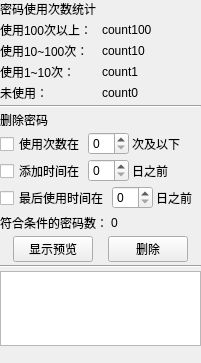
<?xml version="1.0" encoding="UTF-8"?>
<ui version="4.0">
 <class>Form</class>
 <widget class="QWidget" name="Form">
  <property name="geometry">
   <rect>
    <x>0</x>
    <y>0</y>
    <width>201</width>
    <height>363</height>
   </rect>
  </property>
  <property name="windowTitle">
   <string>Form</string>
  </property>
  <layout class="QVBoxLayout" name="verticalLayout_3" stretch="0,0,0,0,0,0">
   <property name="spacing">
    <number>3</number>
   </property>
   <property name="leftMargin">
    <number>0</number>
   </property>
   <property name="topMargin">
    <number>0</number>
   </property>
   <property name="rightMargin">
    <number>0</number>
   </property>
   <property name="bottomMargin">
    <number>0</number>
   </property>
   <item>
    <layout class="QVBoxLayout" name="verticalLayout">
     <item>
      <widget class="QLabel" name="label">
       <property name="text">
        <string>密码使用次数统计</string>
       </property>
      </widget>
     </item>
     <item>
      <layout class="QGridLayout" name="gridLayout">
       <item row="0" column="0">
        <widget class="QLabel" name="label_2">
         <property name="text">
          <string>使用100次以上：</string>
         </property>
        </widget>
       </item>
       <item row="0" column="1">
        <widget class="QLabel" name="label_pw_count_100">
         <property name="text">
          <string>count100</string>
         </property>
        </widget>
       </item>
       <item row="1" column="0">
        <widget class="QLabel" name="label_3">
         <property name="text">
          <string>使用10~100次：</string>
         </property>
        </widget>
       </item>
       <item row="1" column="1">
        <widget class="QLabel" name="label_pw_count_10">
         <property name="text">
          <string>count10</string>
         </property>
        </widget>
       </item>
       <item row="2" column="0">
        <widget class="QLabel" name="label_4">
         <property name="text">
          <string>使用1~10次：</string>
         </property>
        </widget>
       </item>
       <item row="2" column="1">
        <widget class="QLabel" name="label_pw_count_1">
         <property name="text">
          <string>count1</string>
         </property>
        </widget>
       </item>
       <item row="3" column="0">
        <widget class="QLabel" name="label_5">
         <property name="text">
          <string>未使用：</string>
         </property>
        </widget>
       </item>
       <item row="3" column="1">
        <widget class="QLabel" name="label_pw_count_0">
         <property name="text">
          <string>count0</string>
         </property>
        </widget>
       </item>
      </layout>
     </item>
    </layout>
   </item>
   <item>
    <widget class="Line" name="line">
     <property name="orientation">
      <enum>Qt::Orientation::Horizontal</enum>
     </property>
    </widget>
   </item>
   <item>
    <layout class="QVBoxLayout" name="verticalLayout_2">
     <item>
      <widget class="QLabel" name="label_10">
       <property name="text">
        <string>删除密码</string>
       </property>
      </widget>
     </item>
     <item>
      <layout class="QHBoxLayout" name="horizontalLayout">
       <item>
        <widget class="QCheckBox" name="checkBox_delete_use_count">
         <property name="text">
          <string>使用次数在</string>
         </property>
        </widget>
       </item>
       <item>
        <widget class="QSpinBox" name="spinBox_use_count"/>
       </item>
       <item>
        <widget class="QLabel" name="label_11">
         <property name="text">
          <string>次及以下</string>
         </property>
        </widget>
       </item>
       <item>
        <spacer name="horizontalSpacer">
         <property name="orientation">
          <enum>Qt::Orientation::Horizontal</enum>
         </property>
         <property name="sizeHint" stdset="0">
          <size>
           <width>40</width>
           <height>20</height>
          </size>
         </property>
        </spacer>
       </item>
      </layout>
     </item>
     <item>
      <layout class="QHBoxLayout" name="horizontalLayout_2">
       <item>
        <widget class="QCheckBox" name="checkBox_delete_add_date">
         <property name="text">
          <string>添加时间在</string>
         </property>
        </widget>
       </item>
       <item>
        <widget class="QSpinBox" name="spinBox_add_date"/>
       </item>
       <item>
        <widget class="QLabel" name="label_12">
         <property name="text">
          <string>日之前</string>
         </property>
        </widget>
       </item>
       <item>
        <spacer name="horizontalSpacer_2">
         <property name="orientation">
          <enum>Qt::Orientation::Horizontal</enum>
         </property>
         <property name="sizeHint" stdset="0">
          <size>
           <width>40</width>
           <height>20</height>
          </size>
         </property>
        </spacer>
       </item>
      </layout>
     </item>
     <item>
      <layout class="QHBoxLayout" name="horizontalLayout_3">
       <item>
        <widget class="QCheckBox" name="checkBox_delete_use_date">
         <property name="text">
          <string>最后使用时间在</string>
         </property>
        </widget>
       </item>
       <item>
        <widget class="QSpinBox" name="spinBox_use_date"/>
       </item>
       <item>
        <widget class="QLabel" name="label_13">
         <property name="text">
          <string>日之前</string>
         </property>
        </widget>
       </item>
       <item>
        <spacer name="horizontalSpacer_3">
         <property name="orientation">
          <enum>Qt::Orientation::Horizontal</enum>
         </property>
         <property name="sizeHint" stdset="0">
          <size>
           <width>40</width>
           <height>20</height>
          </size>
         </property>
        </spacer>
       </item>
      </layout>
     </item>
     <item>
      <layout class="QHBoxLayout" name="horizontalLayout_4">
       <item>
        <widget class="QLabel" name="label_14">
         <property name="text">
          <string>符合条件的密码数：</string>
         </property>
        </widget>
       </item>
       <item>
        <widget class="QLabel" name="label_count_delete">
         <property name="text">
          <string>0</string>
         </property>
        </widget>
       </item>
       <item>
        <spacer name="horizontalSpacer_4">
         <property name="orientation">
          <enum>Qt::Orientation::Horizontal</enum>
         </property>
         <property name="sizeHint" stdset="0">
          <size>
           <width>40</width>
           <height>20</height>
          </size>
         </property>
        </spacer>
       </item>
      </layout>
     </item>
     <item>
      <layout class="QHBoxLayout" name="horizontalLayout_5">
       <item>
        <spacer name="horizontalSpacer_6">
         <property name="orientation">
          <enum>Qt::Orientation::Horizontal</enum>
         </property>
         <property name="sizeHint" stdset="0">
          <size>
           <width>40</width>
           <height>20</height>
          </size>
         </property>
        </spacer>
       </item>
       <item>
        <widget class="QPushButton" name="pushButton_preview">
         <property name="sizePolicy">
          <sizepolicy hsizetype="Preferred" vsizetype="Fixed">
           <horstretch>0</horstretch>
           <verstretch>0</verstretch>
          </sizepolicy>
         </property>
         <property name="text">
          <string>显示预览</string>
         </property>
        </widget>
       </item>
       <item>
        <spacer name="horizontalSpacer_5">
         <property name="orientation">
          <enum>Qt::Orientation::Horizontal</enum>
         </property>
         <property name="sizeHint" stdset="0">
          <size>
           <width>40</width>
           <height>20</height>
          </size>
         </property>
        </spacer>
       </item>
       <item>
        <widget class="QPushButton" name="pushButton_delete">
         <property name="sizePolicy">
          <sizepolicy hsizetype="Preferred" vsizetype="Fixed">
           <horstretch>0</horstretch>
           <verstretch>0</verstretch>
          </sizepolicy>
         </property>
         <property name="text">
          <string>删除</string>
         </property>
        </widget>
       </item>
       <item>
        <spacer name="horizontalSpacer_7">
         <property name="orientation">
          <enum>Qt::Orientation::Horizontal</enum>
         </property>
         <property name="sizeHint" stdset="0">
          <size>
           <width>40</width>
           <height>20</height>
          </size>
         </property>
        </spacer>
       </item>
      </layout>
     </item>
    </layout>
   </item>
   <item>
    <widget class="Line" name="line_2">
     <property name="orientation">
      <enum>Qt::Orientation::Horizontal</enum>
     </property>
    </widget>
   </item>
   <item>
    <widget class="QTextBrowser" name="textBrowser_preview"/>
   </item>
   <item>
    <widget class="QLabel" name="label_spacer">
     <property name="sizePolicy">
      <sizepolicy hsizetype="Preferred" vsizetype="Expanding">
       <horstretch>0</horstretch>
       <verstretch>0</verstretch>
      </sizepolicy>
     </property>
     <property name="text">
      <string/>
     </property>
    </widget>
   </item>
  </layout>
 </widget>
 <resources/>
 <connections/>
</ui>
